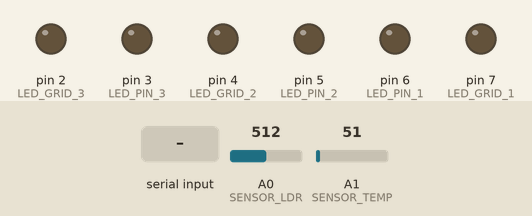
Bench run of a sketch on a simulated Arduino Uno, built with avr-gcc and run on an emulated ATmega328P. Parts: output pins drawn as LEDs (lit = HIGH). Inputs (shaded band) come from the test bench; at power-on: A0 (SENSOR_LDR) = 512, A1 (SENSOR_TEMP) = 51. What the sketch prints to the serial monitor is not drawn.

Above: at 1.2 s.
1.3 s: "1:90\n" received over Serial
At 2.0 s:
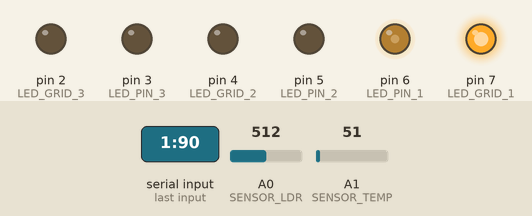
Timing chart, 0 to 4.3 s (numbered marks = the images above; inputs shaded):
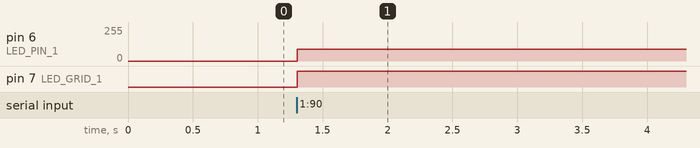

Measured:
- after the input at 1.3 s, pin 6 (LED_PIN_1): 0/255 → 90/255 at once; pin 7 (LED_GRID_1): LOW → HIGH at once

The sketch:

iot_controller.ino
```cpp
// (licence header left out)
/*
 * Projeto IoT - Controle de Lâmpadas com Bluetooth
 * Autor: Fábio Leandro Lapuinka
 * Descrição: Controla 3 lâmpadas via Bluetooth (PWM)
 *           Envia dados de luminosidade e temperatura
 */

// ============================================================
// DEFINIÇÕES DOS PINOS
// ============================================================

// Lâmpadas (PWM)
const int LED_PIN_1 = 6;
const int LED_PIN_2 = 5;
const int LED_PIN_3 = 3;

// Ground dos LEDs (transistores)
const int LED_GRID_1 = 7;
const int LED_GRID_2 = 4;
const int LED_GRID_3 = 2;

// Sensores
const int SENSOR_LDR = A0;   // Luminosidade
const int SENSOR_TEMP = A1;  // Temperatura (LM35)

// ============================================================
// VARIÁVEIS GLOBAIS
// ============================================================

unsigned long lastSensorRead = 0;
const unsigned long SENSOR_INTERVAL = 1000; // 1 segundo entre leituras

// Valores atuais das lâmpadas (0-255)
int ledValues[3] = {0, 0, 0};

// ============================================================
// SETUP
// ============================================================

void setup() {
  // Configura pinos dos LEDs como saída
  pinMode(LED_PIN_1, OUTPUT);
  pinMode(LED_PIN_2, OUTPUT);
  pinMode(LED_PIN_3, OUTPUT);

  pinMode(LED_GRID_1, OUTPUT);
  pinMode(LED_GRID_2, OUTPUT);
  pinMode(LED_GRID_3, OUTPUT);

  // Inicializa grids com LOW (transistores desligados)
  digitalWrite(LED_GRID_1, LOW);
  digitalWrite(LED_GRID_2, LOW);
  digitalWrite(LED_GRID_3, LOW);

  // Configura sensores
  pinMode(SENSOR_LDR, INPUT);
  pinMode(SENSOR_TEMP, INPUT);

  // Inicializa Serial para comunicação Bluetooth (HC-05/HC-06)
  Serial.begin(9600);

  // Mensagem inicial
  Serial.println("Sistema IoT Inicializado");
  Serial.println("Aguardando conexão...");
}

// ============================================================
// LOOP PRINCIPAL
// ============================================================

void loop() {
  // 1. Verifica se há dados da Serial (Bluetooth)
  if (Serial.available() > 0) {
    processSerialCommand();
  }

  // 2. Lê sensores periodicamente
  unsigned long currentTime = millis();
  if (currentTime - lastSensorRead >= SENSOR_INTERVAL) {
    readAndSendSensors();
    lastSensorRead = currentTime;
  }

  // 3. Pequeno delay para estabilidade
  delay(10);
}

// ============================================================
// PROCESSAMENTO DE COMANDOS SERIAL
// ============================================================

void processSerialCommand() {
  String command = Serial.readStringUntil('\n');
  command.trim();

  if (command.length() == 0) return;

  // Comando: "1:255" -> Lâmpada 1 com intensidade 255
  // Comando: "2:128" -> Lâmpada 2 com intensidade 128
  // Comando: "3:0"   -> Lâmpada 3 desligada

  int colonIndex = command.indexOf(':');
  if (colonIndex > 0) {
    int ledNumber = command.substring(0, colonIndex).toInt();
    int value = command.substring(colonIndex + 1).toInt();

    // Valida número do LED (1-3)
    if (ledNumber >= 1 && ledNumber <= 3) {
      // Garante valor entre 0 e 255
      value = constrain(value, 0, 255);

      // Atualiza array de valores
      ledValues[ledNumber - 1] = value;

      // Aplica ao LED correspondente
      setLed(ledNumber, value);
    }
  }
}

// ============================================================
// CONTROLE DE LEDS
// ============================================================

void setLed(int ledNumber, int value) {
  // Mapeia valor de 0-255 para melhor resposta visual
  // (Ajuste aqui se os LEDs tiverem resposta não-linear)
  int pwmValue = value;

  switch (ledNumber) {
    case 1:
      analogWrite(LED_PIN_1, pwmValue);
      digitalWrite(LED_GRID_1, value > 0 ? HIGH : LOW);
      break;
    case 2:
      analogWrite(LED_PIN_2, pwmValue);
      digitalWrite(LED_GRID_2, value > 0 ? HIGH : LOW);
      break;
    case 3:
      analogWrite(LED_PIN_3, pwmValue);
      digitalWrite(LED_GRID_3, value > 0 ? HIGH : LOW);
      break;
  }
}

// ============================================================
// LEITURA E ENVIO DE DADOS DOS SENSORES
// ============================================================

void readAndSendSensors() {
  // Lê luminosidade (0-1023)
  int ldrValue = analogRead(SENSOR_LDR);

  // Lê temperatura (LM35: 10mV/°C)
  int tempRaw = analogRead(SENSOR_TEMP);
  float voltage = (tempRaw / 1023.0) * 5000.0; // 5000mV = 5V
  float temperatureC = voltage / 10.0; // 10mV por grau Celsius

  // Envia dados formatados
  Serial.print("ldr:");
  Serial.println(ldrValue);

  Serial.print("temp:");
  Serial.println((int)temperatureC);
}

// ============================================================
// COMANDO ESPECIAL: DESLIGAR TUDO (via Serial)
// ============================================================

// Função auxiliar para desligar todos os LEDs
void turnOffAllLeds() {
  for (int i = 1; i <= 3; i++) {
    ledValues[i - 1] = 0;
    setLed(i, 0);
  }
  Serial.println("Todos os LEDs desligados");
}
```
